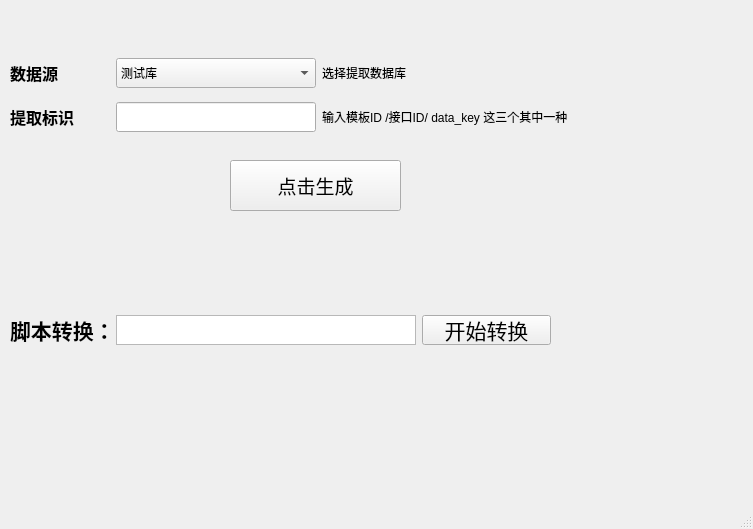
<?xml version="1.0" encoding="UTF-8"?>
<ui version="4.0">
 <class>MainWindow</class>
 <widget class="QMainWindow" name="MainWindow">
  <property name="geometry">
   <rect>
    <x>0</x>
    <y>0</y>
    <width>753</width>
    <height>529</height>
   </rect>
  </property>
  <property name="windowTitle">
   <string>MainWindow</string>
  </property>
  <widget class="QWidget" name="centralwidget">
   <widget class="QWidget" name="gridLayoutWidget">
    <property name="geometry">
     <rect>
      <x>10</x>
      <y>50</y>
      <width>622</width>
      <height>91</height>
     </rect>
    </property>
    <layout class="QGridLayout" name="gridLayout">
     <item row="2" column="1">
      <widget class="QLineEdit" name="input_key">
       <property name="minimumSize">
        <size>
         <width>40</width>
         <height>30</height>
        </size>
       </property>
       <property name="maximumSize">
        <size>
         <width>200</width>
         <height>16777215</height>
        </size>
       </property>
      </widget>
     </item>
     <item row="2" column="2">
      <widget class="QLabel" name="label_6">
       <property name="minimumSize">
        <size>
         <width>0</width>
         <height>30</height>
        </size>
       </property>
       <property name="text">
        <string>&lt;html&gt;&lt;head/&gt;&lt;body&gt;&lt;p&gt;输入模板ID /接口ID/ data_key  这三个其中一种&lt;/p&gt;&lt;/body&gt;&lt;/html&gt;</string>
       </property>
      </widget>
     </item>
     <item row="1" column="0">
      <widget class="QLabel" name="label_2">
       <property name="minimumSize">
        <size>
         <width>40</width>
         <height>30</height>
        </size>
       </property>
       <property name="maximumSize">
        <size>
         <width>100</width>
         <height>16777215</height>
        </size>
       </property>
       <property name="font">
        <font>
         <pointsize>12</pointsize>
         <weight>75</weight>
         <bold>true</bold>
        </font>
       </property>
       <property name="text">
        <string>数据源</string>
       </property>
       <property name="margin">
        <number>10</number>
       </property>
      </widget>
     </item>
     <item row="2" column="0">
      <widget class="QLabel" name="label_3">
       <property name="minimumSize">
        <size>
         <width>0</width>
         <height>30</height>
        </size>
       </property>
       <property name="maximumSize">
        <size>
         <width>150</width>
         <height>16777215</height>
        </size>
       </property>
       <property name="font">
        <font>
         <pointsize>12</pointsize>
         <weight>75</weight>
         <bold>true</bold>
        </font>
       </property>
       <property name="text">
        <string>提取标识</string>
       </property>
       <property name="margin">
        <number>10</number>
       </property>
      </widget>
     </item>
     <item row="1" column="2">
      <widget class="QLabel" name="label_5">
       <property name="minimumSize">
        <size>
         <width>0</width>
         <height>30</height>
        </size>
       </property>
       <property name="text">
        <string>选择提取数据库</string>
       </property>
      </widget>
     </item>
     <item row="1" column="1">
      <widget class="QComboBox" name="db_source">
       <property name="minimumSize">
        <size>
         <width>80</width>
         <height>30</height>
        </size>
       </property>
       <property name="maximumSize">
        <size>
         <width>200</width>
         <height>16777215</height>
        </size>
       </property>
       <property name="baseSize">
        <size>
         <width>0</width>
         <height>0</height>
        </size>
       </property>
       <property name="iconSize">
        <size>
         <width>16</width>
         <height>16</height>
        </size>
       </property>
       <item>
        <property name="text">
         <string>测试库</string>
        </property>
       </item>
       <item>
        <property name="text">
         <string>生产库</string>
        </property>
       </item>
      </widget>
     </item>
    </layout>
   </widget>
   <widget class="QPushButton" name="export_button">
    <property name="geometry">
     <rect>
      <x>230</x>
      <y>160</y>
      <width>171</width>
      <height>51</height>
     </rect>
    </property>
    <property name="font">
     <font>
      <pointsize>14</pointsize>
     </font>
    </property>
    <property name="text">
     <string>点击生成</string>
    </property>
   </widget>
   <widget class="QWidget" name="gridLayoutWidget_2">
    <property name="geometry">
     <rect>
      <x>10</x>
      <y>310</y>
      <width>541</width>
      <height>41</height>
     </rect>
    </property>
    <layout class="QGridLayout" name="gridLayout_2">
     <item row="0" column="2">
      <widget class="QPushButton" name="exchange_sql_button">
       <property name="maximumSize">
        <size>
         <width>150</width>
         <height>30</height>
        </size>
       </property>
       <property name="font">
        <font>
         <pointsize>16</pointsize>
        </font>
       </property>
       <property name="text">
        <string>开始转换</string>
       </property>
      </widget>
     </item>
     <item row="0" column="1">
      <widget class="QTextEdit" name="input_sql_file">
       <property name="maximumSize">
        <size>
         <width>300</width>
         <height>30</height>
        </size>
       </property>
      </widget>
     </item>
     <item row="0" column="0">
      <widget class="QLabel" name="label">
       <property name="minimumSize">
        <size>
         <width>100</width>
         <height>0</height>
        </size>
       </property>
       <property name="maximumSize">
        <size>
         <width>100</width>
         <height>30</height>
        </size>
       </property>
       <property name="font">
        <font>
         <pointsize>16</pointsize>
         <weight>75</weight>
         <bold>true</bold>
        </font>
       </property>
       <property name="text">
        <string>脚本转换：</string>
       </property>
      </widget>
     </item>
    </layout>
   </widget>
  </widget>
  <widget class="QMenuBar" name="menubar">
   <property name="geometry">
    <rect>
     <x>0</x>
     <y>0</y>
     <width>753</width>
     <height>23</height>
    </rect>
   </property>
  </widget>
  <widget class="QStatusBar" name="statusbar"/>
 </widget>
 <resources/>
 <connections/>
</ui>
